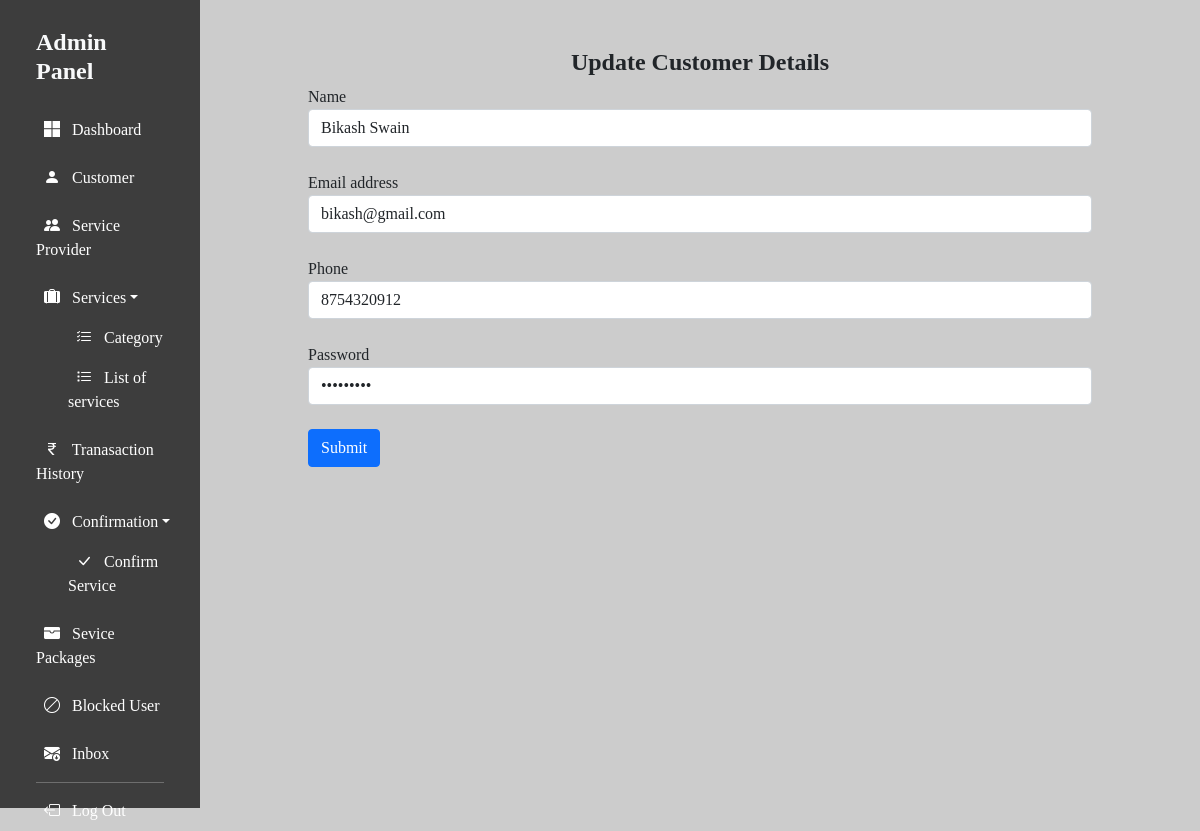
/SuperAdmin/Admin/edit_service_provider.php?id=1 (signed in), run on the app's committed database.
### tables this page shows
CREATE TABLE `service_provider` (
  `sp_id` int(11) NOT NULL,
  `sp_name` varchar(255) NOT NULL,
  `sp_email` varchar(255) NOT NULL,
  `sp_phone` bigint(11) NOT NULL,
  `sp_password` varchar(255) NOT NULL,
  `user_type` varchar(255) NOT NULL,
  `accesslevel` int(11) NOT NULL
);

### SuperAdmin/Admin/edit_service_provider.php (the view, shortened to what this page needs)
<!DOCTYPE html>
<html lang="en">
<head>
    <?php include_once "../includes/header.php"; ?>
</head>
<body style="background-color:rgba(128, 128, 128, 0.4)" class="container-fluid">
    <div class="row">
        <?php include_once "../includes/sidenav.php"; ?>
        <div class="col-md-10">
            <?php
            require_once "..\Database\db_connection.php";
            $id = $_GET['id'];
            $qry = "SELECT * FROM service_provider WHERE sp_id = $id";
            $res = $conn->query($qry);
            $row = $res->fetch_assoc();
            ?>
        <div class="container-fluid" data-aos="fade-left">
            <div class="p-md-5">
                <form class="container-fluid" action="" method="post">
                <div>
                    <h4 class="text-center mb-2 fw-bold">Update Customer Details</h4>
                </div>
                <div class="form-group mb-4">
                    <label for="exampleInputEmail1" class="fs-medium">Name</label>
                    <input type="text" class="form-control" id="exampleInputEmail1" aria-describedby="emailHelp" name="name" value="<?php echo $row['sp_name']; ?>">
                </div>
                <div class="form-group mb-4">
                    <label for="exampleInputEmail1" class="fs-medium">Email address</label>
                    <input type="email" class="form-control" id="exampleInputEmail1" aria-describedby="emailHelp" name="email" value="<?php echo $row['sp_email']; ?>">
                </div>
                <div class="form-group mb-4">
                    <label for="exampleInputEmail1" class="fs-medium">Phone</label>
                    <input type="text" class="form-control" id="exampleInputEmail1" aria-describedby="emailHelp" name="phone" value="<?php echo $row['sp_phone']; ?>">
                </div>
                <div class="form-group mb-4">
                    <label for="exampleInputEmail1" class="fs-medium">Password</label>
                    <input type="password" class="form-control" id="exampleInputEmail1" aria-describedby="emailHelp" name="pass" value="<?php echo $row['sp_password']; ?>">
                </div>
                <button type="submit" class="btn btn-primary" name="sub">Submit</button>
                </form>
            </div>
        </div>
        </div>
    </div>
</body>
</html>

### SuperAdmin/assets/css/nav.css (style rules this page uses)
* { font-family: Cambria, Cochin, Georgia, Times, 'Times New Roman', serif; }

### SuperAdmin/includes/header.php (style rules this page uses)
body { overflow-y: hidden; }

### data on the page
service_provider: name "Bikash Swain", email "bikash@gmail.com", phone "8754320912"
